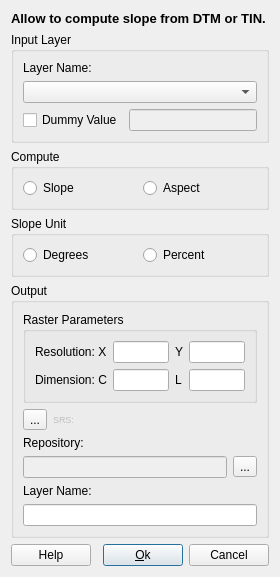
<?xml version="1.0" encoding="UTF-8"?>
<ui version="4.0">
 <class>SlopeDialogForm</class>
 <widget class="QDialog" name="SlopeDialogForm">
  <property name="geometry">
   <rect>
    <x>0</x>
    <y>0</y>
    <width>280</width>
    <height>520</height>
   </rect>
  </property>
  <property name="windowTitle">
   <string>Slope</string>
  </property>
  <layout class="QVBoxLayout" name="verticalLayout_3">
   <item>
    <widget class="QLabel" name="m_slopeTitleLabel">
     <property name="font">
      <font>
       <pointsize>10</pointsize>
       <weight>75</weight>
       <bold>true</bold>
      </font>
     </property>
     <property name="contextMenuPolicy">
      <enum>Qt::DefaultContextMenu</enum>
     </property>
     <property name="text">
      <string>Allow to compute slope from DTM or TIN.</string>
     </property>
    </widget>
   </item>
   <item>
    <widget class="QGroupBox" name="m_inputGroupBox">
     <property name="title">
      <string>Input Layer</string>
     </property>
     <layout class="QVBoxLayout" name="verticalLayout">
      <item>
       <widget class="QLabel" name="m_layerLabel">
        <property name="text">
         <string>Layer Name:</string>
        </property>
       </widget>
      </item>
      <item>
       <widget class="QComboBox" name="m_layersComboBox"/>
      </item>
      <item>
       <layout class="QHBoxLayout" name="horizontalLayout_4">
        <item>
         <widget class="QCheckBox" name="m_dummycheckBox">
          <property name="text">
           <string>Dummy Value</string>
          </property>
         </widget>
        </item>
        <item>
         <widget class="QLineEdit" name="m_dummylineEdit">
          <property name="enabled">
           <bool>false</bool>
          </property>
         </widget>
        </item>
       </layout>
      </item>
     </layout>
    </widget>
   </item>
   <item>
    <widget class="QGroupBox" name="m_computegroupBox">
     <property name="title">
      <string>Compute</string>
     </property>
     <layout class="QHBoxLayout" name="horizontalLayout_2">
      <item>
       <widget class="QRadioButton" name="m_sloperadioButton">
        <property name="text">
         <string>Slope</string>
        </property>
       </widget>
      </item>
      <item>
       <widget class="QRadioButton" name="m_aspectradioButton">
        <property name="text">
         <string>Aspect</string>
        </property>
       </widget>
      </item>
     </layout>
    </widget>
   </item>
   <item>
    <widget class="QGroupBox" name="m_unitgroupBox">
     <property name="title">
      <string>Slope Unit</string>
     </property>
     <layout class="QHBoxLayout" name="horizontalLayout_3">
      <item>
       <widget class="QRadioButton" name="m_degreesradioButton">
        <property name="text">
         <string>Degrees</string>
        </property>
       </widget>
      </item>
      <item>
       <widget class="QRadioButton" name="m_percentradioButton">
        <property name="text">
         <string>Percent</string>
        </property>
       </widget>
      </item>
     </layout>
    </widget>
   </item>
   <item>
    <widget class="QGroupBox" name="m_outputGroupBox">
     <property name="sizePolicy">
      <sizepolicy hsizetype="Preferred" vsizetype="Preferred">
       <horstretch>0</horstretch>
       <verstretch>0</verstretch>
      </sizepolicy>
     </property>
     <property name="title">
      <string>Output</string>
     </property>
     <layout class="QVBoxLayout" name="verticalLayout_2">
      <item>
       <widget class="QGroupBox" name="m_rasterGroupBox">
        <property name="title">
         <string>Raster Parameters</string>
        </property>
        <layout class="QGridLayout" name="gridLayout">
         <item row="0" column="0">
          <widget class="QLabel" name="m_resXLabel">
           <property name="toolTipDuration">
            <number>-1</number>
           </property>
           <property name="text">
            <string>Resolution: X</string>
           </property>
          </widget>
         </item>
         <item row="0" column="1">
          <widget class="QLineEdit" name="m_resXLineEdit"/>
         </item>
         <item row="0" column="2">
          <widget class="QLabel" name="m_resYLabel">
           <property name="text">
            <string>Y</string>
           </property>
          </widget>
         </item>
         <item row="0" column="3">
          <widget class="QLineEdit" name="m_resYLineEdit"/>
         </item>
         <item row="1" column="0">
          <widget class="QLabel" name="m_dimCLabel">
           <property name="text">
            <string>Dimension: C</string>
           </property>
          </widget>
         </item>
         <item row="1" column="1">
          <widget class="QLineEdit" name="m_dimCLineEdit"/>
         </item>
         <item row="1" column="2">
          <widget class="QLabel" name="m_dimLLabel">
           <property name="text">
            <string>L</string>
           </property>
          </widget>
         </item>
         <item row="1" column="3">
          <widget class="QLineEdit" name="m_dimLLineEdit"/>
         </item>
        </layout>
       </widget>
      </item>
      <item>
       <layout class="QHBoxLayout" name="horizontalLayout_6">
        <item>
         <widget class="QToolButton" name="m_srsToolButton">
          <property name="text">
           <string>...</string>
          </property>
         </widget>
        </item>
        <item>
         <widget class="QLabel" name="label_17">
          <property name="enabled">
           <bool>false</bool>
          </property>
          <property name="sizePolicy">
           <sizepolicy hsizetype="Preferred" vsizetype="Fixed">
            <horstretch>0</horstretch>
            <verstretch>0</verstretch>
           </sizepolicy>
          </property>
          <property name="maximumSize">
           <size>
            <width>16777215</width>
            <height>16777215</height>
           </size>
          </property>
          <property name="font">
           <font>
            <pointsize>7</pointsize>
           </font>
          </property>
          <property name="text">
           <string>SRS:</string>
          </property>
         </widget>
        </item>
        <item>
         <widget class="QLabel" name="m_resSRIDLabel">
          <property name="enabled">
           <bool>false</bool>
          </property>
          <property name="sizePolicy">
           <sizepolicy hsizetype="MinimumExpanding" vsizetype="Fixed">
            <horstretch>0</horstretch>
            <verstretch>0</verstretch>
           </sizepolicy>
          </property>
          <property name="maximumSize">
           <size>
            <width>16777215</width>
            <height>16777215</height>
           </size>
          </property>
          <property name="font">
           <font>
            <pointsize>7</pointsize>
           </font>
          </property>
          <property name="text">
           <string/>
          </property>
         </widget>
        </item>
       </layout>
      </item>
      <item>
       <widget class="QLabel" name="m_repositoryLabel">
        <property name="text">
         <string>Repository:</string>
        </property>
       </widget>
      </item>
      <item>
       <layout class="QHBoxLayout" name="horizontalLayout">
        <item>
         <widget class="QLineEdit" name="m_repositoryLineEdit">
          <property name="enabled">
           <bool>false</bool>
          </property>
         </widget>
        </item>
        <item>
         <widget class="QToolButton" name="m_targetFileToolButton">
          <property name="minimumSize">
           <size>
            <width>0</width>
            <height>0</height>
           </size>
          </property>
          <property name="text">
           <string>...</string>
          </property>
         </widget>
        </item>
       </layout>
      </item>
      <item>
       <widget class="QLabel" name="m_layerNameLabel">
        <property name="text">
         <string>Layer Name:</string>
        </property>
       </widget>
      </item>
      <item>
       <widget class="QLineEdit" name="m_newLayerNameLineEdit"/>
      </item>
     </layout>
    </widget>
   </item>
   <item>
    <layout class="QGridLayout" name="gridLayout_3">
     <item row="0" column="1">
      <spacer name="horizontalSpacer_2">
       <property name="orientation">
        <enum>Qt::Horizontal</enum>
       </property>
       <property name="sizeHint" stdset="0">
        <size>
         <width>40</width>
         <height>20</height>
        </size>
       </property>
      </spacer>
     </item>
     <item row="0" column="2">
      <widget class="QPushButton" name="m_okPushButton">
       <property name="text">
        <string>&amp;Ok</string>
       </property>
      </widget>
     </item>
     <item row="0" column="0">
      <widget class="te::qt::widgets::HelpPushButton" name="m_helpPushButton">
       <property name="text">
        <string>Help</string>
       </property>
      </widget>
     </item>
     <item row="0" column="3">
      <widget class="QPushButton" name="m_cancelPushButton">
       <property name="text">
        <string>Cancel</string>
       </property>
      </widget>
     </item>
    </layout>
   </item>
  </layout>
 </widget>
 <customwidgets>
  <customwidget>
   <class>te::qt::widgets::HelpPushButton</class>
   <extends>QPushButton</extends>
   <header>terralib/qt/widgets/help/HelpPushButton.h</header>
  </customwidget>
 </customwidgets>
 <resources/>
 <connections/>
</ui>
